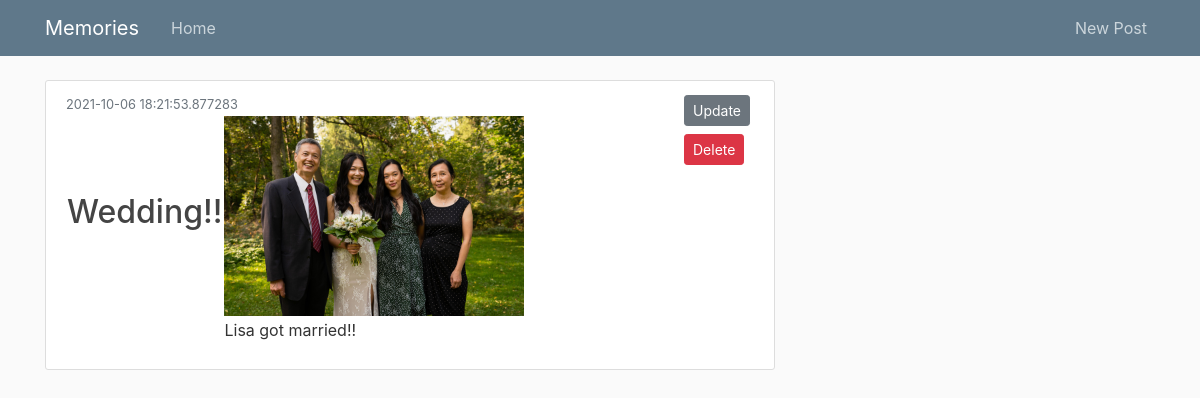
Screenshot of /post/8 with the database file from the repository.
### flask_blog/models.py (models this page shows, shortened)
class Posts(db.Model):
    id = db.Column(db.Integer, primary_key=True)
    title = db.Column(db.String(100), nullable=False)
    date_posted = db.Column(db.DateTime, nullable=False, default=datetime.utcnow)
    image_file  = db.Column(db.String(20), nullable=False, default='default.jpg')
    content = db.Column(db.Text, nullable=False)

### flask_blog/routes.py (the view)
@app.route("/post/<int:post_id>", methods=['GET', 'POST'])
def post(post_id):
    post = Posts.query.get(post_id)
    return render_template('post.html', title=post.title, post=post)

### flask_blog/templates/post.html
{% extends "layout.html" %}
{% block content %}
<article class="media content-section">
    <div class="media-body">
	    <div class="article-metadata">
	      <small class="text-muted">{{ post.date_posted}}</small>
	    </div>
	    <div>
	      <table>
		    <thead>
		        <td><h2><a class="article-title">{{ post.title }}</a></h2></td>
		        <td><img class="article-img" src="{{ url_for('static', filename='posts/' + post.image_file) }}" width="300" height="200"></td>
		    </thead>
		     <tr>
		        <td></td>
		        <td><p class="article-content">{{ post.content}}</p></td>
		      </tr>
		  </table>
		</div>
    </div>
    <div class="link-to-update">
        <a class="btn btn-secondary btn-sm m-1" href="{{ url_for('update', post_id=post.id) }}">Update</a>
        <form action="{{ url_for('delete', post_id=post.id) }}" method="POST">
            <input class="btn btn-danger btn-sm m-1" type="submit" value="Delete">
        </form>
    </div>
</article>
{% endblock content %}

### flask_blog/static/main.css (style rules this page uses)
body { background: #fafafa; color: #333333; margin-top: 5rem; }
h1, h2, h3, h4, h5, h6 { color: #444444; }
.content-section { background: #ffffff; padding: 10px 20px; border: 1px solid #dddddd; border-radius: 3px; margin-bottom: 20px; }

### rows the page displays
Posts: date_posted "2021-10-06 18:21:53.877283", title "Wedding!!", image_file (picture), content "Lisa got married!!"
